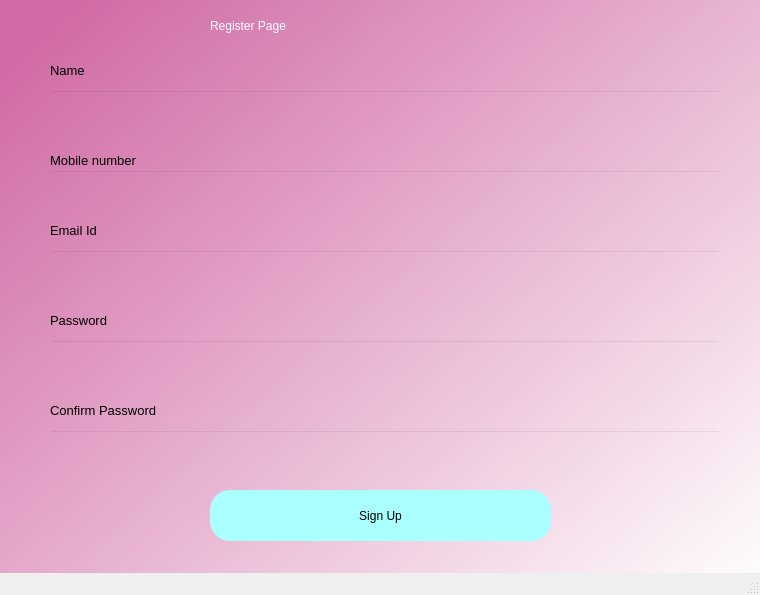
<?xml version="1.0" encoding="UTF-8"?>
<ui version="4.0">
 <class>MainWindow</class>
 <widget class="QMainWindow" name="MainWindow">
  <property name="geometry">
   <rect>
    <x>0</x>
    <y>0</y>
    <width>760</width>
    <height>595</height>
   </rect>
  </property>
  <property name="windowTitle">
   <string>MainWindow</string>
  </property>
  <widget class="QWidget" name="centralwidget">
   <widget class="QWidget" name="bgwidget" native="true">
    <property name="geometry">
     <rect>
      <x>-10</x>
      <y>-50</y>
      <width>771</width>
      <height>671</height>
     </rect>
    </property>
    <property name="styleSheet">
     <string notr="true">QWidget#bgwidget{
background-color:qlineargradient(spread:pad, x1:0.091, y1:0.101636, x2:0.991379, y2:0.977, stop:0 rgba(209, 107, 165, 255), stop:1 rgba(255, 255, 255, 255));}</string>
    </property>
    <widget class="QLabel" name="label">
     <property name="geometry">
      <rect>
       <x>220</x>
       <y>40</y>
       <width>291</width>
       <height>71</height>
      </rect>
     </property>
     <property name="styleSheet">
      <string notr="true">font: 36pt &quot;MS Shell Dlg 2&quot;; color:rgb(255, 255, 255)</string>
     </property>
     <property name="text">
      <string>Register Page</string>
     </property>
    </widget>
    <widget class="QPushButton" name="loginbutton">
     <property name="geometry">
      <rect>
       <x>220</x>
       <y>540</y>
       <width>341</width>
       <height>51</height>
      </rect>
     </property>
     <property name="styleSheet">
      <string notr="true">border-radius:20px;
background-color: rgb(170, 255, 255);
font: 14pt &quot;MS Shell Dlg 2&quot;;</string>
     </property>
     <property name="text">
      <string>Sign Up</string>
     </property>
    </widget>
    <widget class="QLineEdit" name="email">
     <property name="geometry">
      <rect>
       <x>60</x>
       <y>300</y>
       <width>671</width>
       <height>41</height>
      </rect>
     </property>
     <property name="styleSheet">
      <string notr="true">background-color:rgba(0,0,0,0);
font: 12pt &quot;MS Shell Dlg 2&quot;;</string>
     </property>
    </widget>
    <widget class="QLabel" name="label_3">
     <property name="geometry">
      <rect>
       <x>60</x>
       <y>270</y>
       <width>91</width>
       <height>20</height>
      </rect>
     </property>
     <property name="font">
      <font>
       <family>MS Shell Dlg 2</family>
       <pointsize>10</pointsize>
       <weight>50</weight>
       <italic>false</italic>
       <bold>false</bold>
      </font>
     </property>
     <property name="styleSheet">
      <string notr="true">font: 10pt &quot;MS Shell Dlg 2&quot;;</string>
     </property>
     <property name="text">
      <string>Email Id</string>
     </property>
    </widget>
    <widget class="QLabel" name="error">
     <property name="geometry">
      <rect>
       <x>440</x>
       <y>456</y>
       <width>341</width>
       <height>20</height>
      </rect>
     </property>
     <property name="styleSheet">
      <string notr="true">font: 12pt &quot;MS Shell Dlg 2&quot;; color:red;</string>
     </property>
     <property name="text">
      <string/>
     </property>
    </widget>
    <widget class="QLineEdit" name="Password">
     <property name="geometry">
      <rect>
       <x>60</x>
       <y>390</y>
       <width>671</width>
       <height>41</height>
      </rect>
     </property>
     <property name="styleSheet">
      <string notr="true">background-color:rgba(0,0,0,0);
font: 12pt &quot;MS Shell Dlg 2&quot;;</string>
     </property>
    </widget>
    <widget class="QLabel" name="label_4">
     <property name="geometry">
      <rect>
       <x>60</x>
       <y>360</y>
       <width>91</width>
       <height>20</height>
      </rect>
     </property>
     <property name="font">
      <font>
       <family>MS Shell Dlg 2</family>
       <pointsize>10</pointsize>
       <weight>50</weight>
       <italic>false</italic>
       <bold>false</bold>
      </font>
     </property>
     <property name="styleSheet">
      <string notr="true">font: 10pt &quot;MS Shell Dlg 2&quot;;</string>
     </property>
     <property name="text">
      <string>Password</string>
     </property>
    </widget>
    <widget class="QLabel" name="label_5">
     <property name="geometry">
      <rect>
       <x>60</x>
       <y>450</y>
       <width>111</width>
       <height>20</height>
      </rect>
     </property>
     <property name="font">
      <font>
       <family>MS Shell Dlg 2</family>
       <pointsize>10</pointsize>
       <weight>50</weight>
       <italic>false</italic>
       <bold>false</bold>
      </font>
     </property>
     <property name="styleSheet">
      <string notr="true">font: 10pt &quot;MS Shell Dlg 2&quot;;</string>
     </property>
     <property name="text">
      <string>Confirm Password</string>
     </property>
    </widget>
    <widget class="QLineEdit" name="Password_2">
     <property name="geometry">
      <rect>
       <x>60</x>
       <y>480</y>
       <width>671</width>
       <height>41</height>
      </rect>
     </property>
     <property name="styleSheet">
      <string notr="true">background-color:rgba(0,0,0,0);
font: 12pt &quot;MS Shell Dlg 2&quot;;</string>
     </property>
    </widget>
    <widget class="QLabel" name="label_6">
     <property name="geometry">
      <rect>
       <x>60</x>
       <y>110</y>
       <width>91</width>
       <height>20</height>
      </rect>
     </property>
     <property name="font">
      <font>
       <family>MS Shell Dlg 2</family>
       <pointsize>10</pointsize>
       <weight>50</weight>
       <italic>false</italic>
       <bold>false</bold>
      </font>
     </property>
     <property name="styleSheet">
      <string notr="true">font: 10pt &quot;MS Shell Dlg 2&quot;;</string>
     </property>
     <property name="text">
      <string>Name</string>
     </property>
    </widget>
    <widget class="QLineEdit" name="email_2">
     <property name="geometry">
      <rect>
       <x>60</x>
       <y>140</y>
       <width>671</width>
       <height>41</height>
      </rect>
     </property>
     <property name="styleSheet">
      <string notr="true">background-color:rgba(0,0,0,0);
font: 12pt &quot;MS Shell Dlg 2&quot;;</string>
     </property>
    </widget>
    <widget class="QLabel" name="label_7">
     <property name="geometry">
      <rect>
       <x>60</x>
       <y>200</y>
       <width>91</width>
       <height>20</height>
      </rect>
     </property>
     <property name="font">
      <font>
       <family>MS Shell Dlg 2</family>
       <pointsize>10</pointsize>
       <weight>50</weight>
       <italic>false</italic>
       <bold>false</bold>
      </font>
     </property>
     <property name="styleSheet">
      <string notr="true">font: 10pt &quot;MS Shell Dlg 2&quot;;</string>
     </property>
     <property name="text">
      <string>Mobile number</string>
     </property>
    </widget>
    <widget class="QLineEdit" name="email_3">
     <property name="geometry">
      <rect>
       <x>60</x>
       <y>220</y>
       <width>671</width>
       <height>41</height>
      </rect>
     </property>
     <property name="styleSheet">
      <string notr="true">background-color:rgba(0,0,0,0);
font: 12pt &quot;MS Shell Dlg 2&quot;;</string>
     </property>
    </widget>
   </widget>
  </widget>
  <widget class="QMenuBar" name="menubar">
   <property name="geometry">
    <rect>
     <x>0</x>
     <y>0</y>
     <width>760</width>
     <height>21</height>
    </rect>
   </property>
  </widget>
  <widget class="QStatusBar" name="statusbar"/>
 </widget>
 <resources/>
 <connections/>
</ui>
